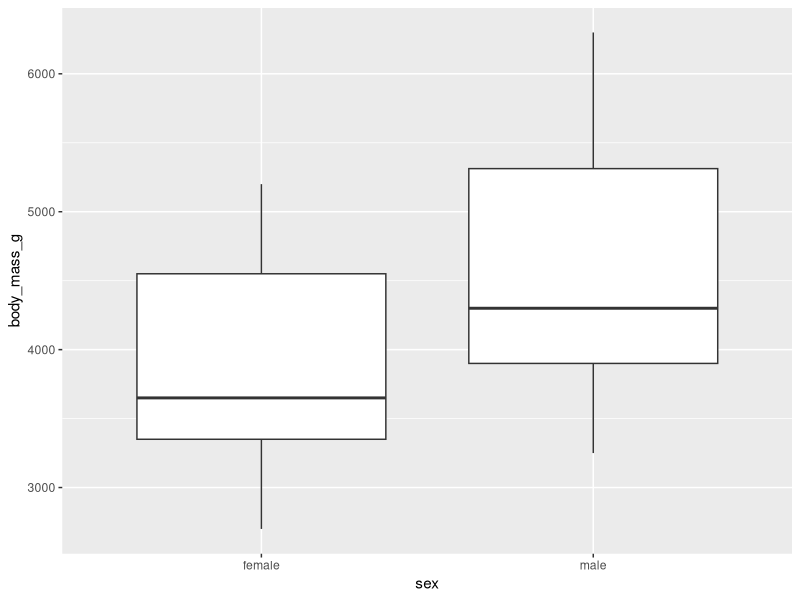
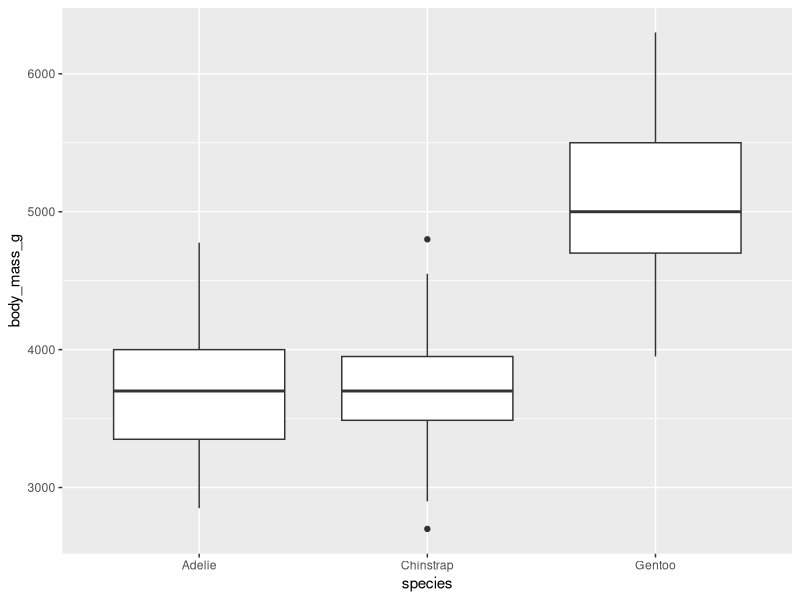
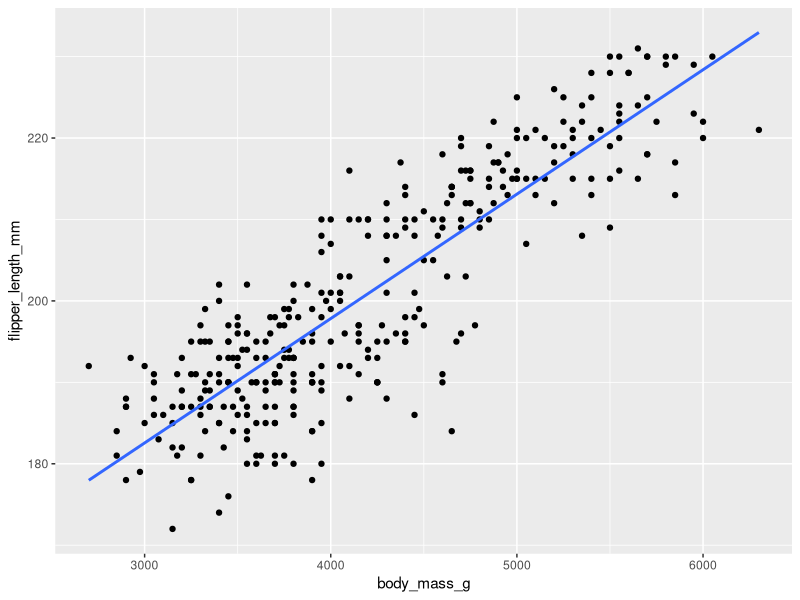
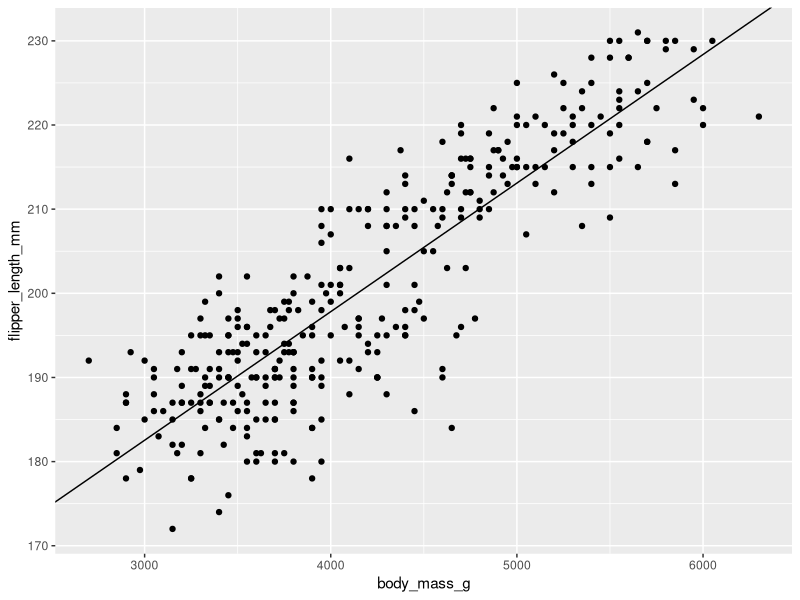
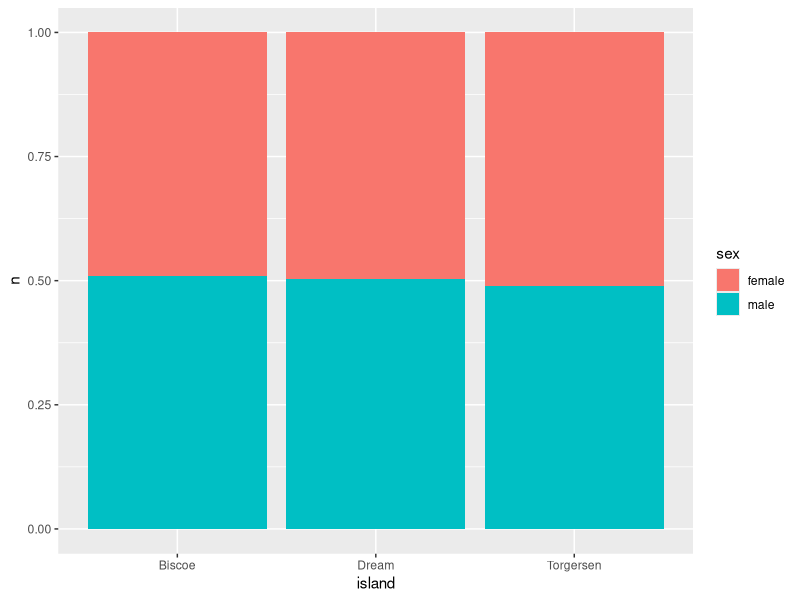
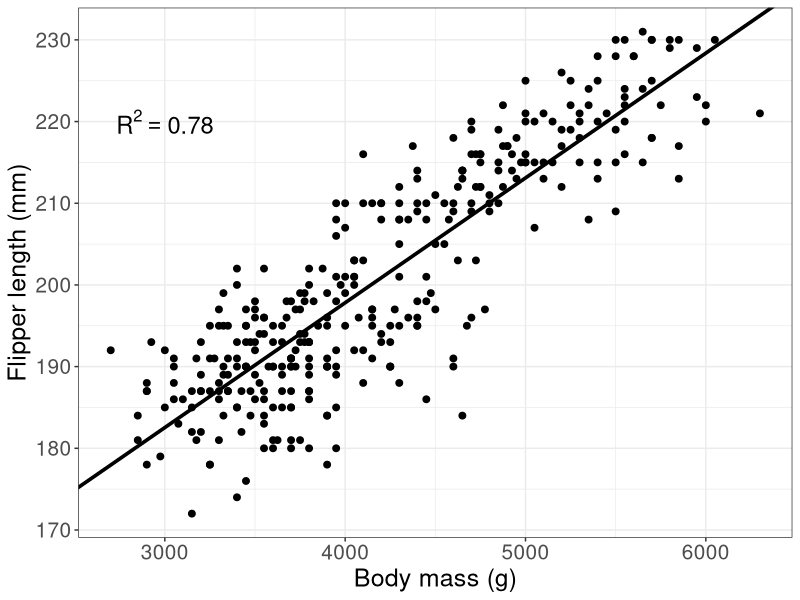

These charts were generated, in order, by the following R code:
## ---- chunk 1
#| include: false
library(palmerpenguins)
library(ggplot2)
library(tidyverse)
library(multcomp)
## ---- chunk 2
#get the penguins dataset from the palmerpenguins package
penguins <- palmerpenguins::penguins
## ---- chunk 3
str(penguins)
## ---- chunk 4
#mean body mass of penguins
mean(penguins$body_mass_g) 
#the $ operator tells R to treat the column in that dataframe like a vector
## ---- chunk 5
#get the mean body mass of penguins and remember to remove NA values!
mean(penguins$body_mass_g, na.rm = T)
## ---- chunk 6
penguins %>%
  #group the penguins dataset by sex
  group_by(sex) %>%
  #look at the mean body mass by sex
  summarise(mean = mean(body_mass_g, na.rm = T))
## ---- chunk 7
#is there a difference in body mass by sex in the penguin dataset?
t.test(penguins$body_mass_g ~ penguins$sex)
## ---- chunk 8
penguins_2 <- penguins %>%
  #filter() removes or keeps rows based on conditions
  filter(!is.na(sex)) #! tells R "not" and the is.na() function tests for NA values
# so this filter is looking at the "sex" column in the dataset and keeping all rows
# where "sex" is *not NA*
## ---- chunk 9
#| warning: false
ggplot(data  = penguins_2, #the dataset we want to visualize
       mapping = aes(x = sex, #the "aesthitics" aka what is "x" and "y"?
                     y = body_mass_g)) +
  geom_boxplot() #what kind of plot do we want to plot? I've chosen a boxplot.
## ---- chunk 10

oneway.test(body_mass_g ~ species, #body mass differences by species group
  data = penguins, #define the dataset we want to use
  var.equal = TRUE) # assuming equal variances


## ---- chunk 11
penguin_anova <- aov(body_mass_g ~ species, #body mass by species group
  data = penguins #define the dataset we want to use
)

#use the summary function to look at the results of the penguin_anova
summary(penguin_anova)
## ---- chunk 12
# Tukey HSD test:
post_test <- glht(penguin_anova, #define the ANOVA object to test
  linfct = mcp(species = "Tukey") #tell the function to run Tukey's
)

#look at the summary:
summary(post_test)
## ---- chunk 13
#| warning: false

ggplot(data = penguins, #using the penguins dataset
       mapping = aes(x = species, #x axis is each species
                     y = body_mass_g)) + #y axis is the body mass
  geom_boxplot() #what kind of plot are we making - boxplot

## ---- chunk 14
regression_mod <- lm(flipper_length_mm ~ body_mass_g, #predicting flipper length
                     #from body mass
                     data = penguins) #data is the penguins dataset

#look at the summary of this model
summary(regression_mod)
## ---- chunk 15
#| warning: false
ggplot(data = penguins, #dataset to visualize
       mapping = aes(x = body_mass_g, #x is the body mass
                     y = flipper_length_mm)) + #y is the flipper length
  geom_point() + #put each data point as a "point" layer on the graph
  #add a line to the graph that ggplot determines:
  geom_smooth(method = 'lm', #method is linear regression model, 'lm'
              se = F) #don't show the shaded standard errors
## ---- chunk 16
ggplot(data = penguins, #dataset to visualize
       mapping = aes(x = body_mass_g, #x is the body mass 
                     y = flipper_length_mm)) + #y is the flipper length
  geom_point() + #put each data point as a "point" layer on the graph
  #add a line to the graph that you define based on the results
  #of the summary() function above
  geom_abline(slope = 1.528e-02, #the "Estimate" for body_mass_g from summary
              intercept = 1.367e+02) #the "Estimate" for the intercept from summary
## ---- chunk 17
penguins_3 <- penguins_2 %>%
  #get a tally by combinations of island and sex
  group_by(island, sex) %>%
  tally() #tally() function just counts the number of cases in each combiation
#of the groups you defined

#look at this dataset
penguins_3
## ---- chunk 18
penguins_4 <- penguins_3 %>%
  pivot_wider(names_from = sex, #make each sex its own column
              values_from = n) %>% #fill those columns with the counts
  column_to_rownames(var = "island") #make the island name the row names vs its own column

penguins_4
## ---- chunk 19
chisq.test(penguins_4)
## ---- chunk 20
str(penguins_3)
ggplot(data = penguins_3, #the "tidy" summarised island-sex penguin dataset
       mapping = aes(x = island, #x is the island
                     y = n, #y is the count of male-female on each island
                     fill = sex)) + #color of the bar portion is sex
geom_bar(stat = "identity", #tell geom_bar that we want to see each group
         position = "fill") #make each proportional to 1 in that group
## ---- chunk 21
#| warning: false

#make a label for the annotation of the graph
label <- paste("R^2 == 0.78")

ggplot(data = penguins, #dataset to visualize
       aes(x = body_mass_g, #x is body mass
           y = flipper_length_mm)) + #y is flipper length
  geom_point(size = 2) + #make a point layer for the data points and 
  #make the size of the points a bit bigger with the 'size' argument
  #then, make a line that is defined from the summary function above?
  geom_abline(slope = 1.528e-02, #the "Estimate" for body_mass_g from summary
              intercept = 1.367e+02,#the "Estimate" for the intercept from summary
              size = 1.25) +# make this line a bit thicker
  theme_bw() + #set a custom theme to get rid of the grey background
  annotate(geom = "text", #add text to the figure
           x = 3000, y = 220, #where in x and y is the text?
           label = label, #the text should be the label object you created above
           size = 6, #how big should the text be?
           parse = T) + #this tells the layer to make the 2 a superscript
  labs(x = "Body mass (g)", #make a nicer version of the x axis label
       y = "Flipper length (mm)") + #make a nicer version of the y axis label
  theme(axis.text = element_text(size = 15), #make the axis text a bit bigger
        axis.title = element_text(size = 18)) #make axis titles a bit bigger
